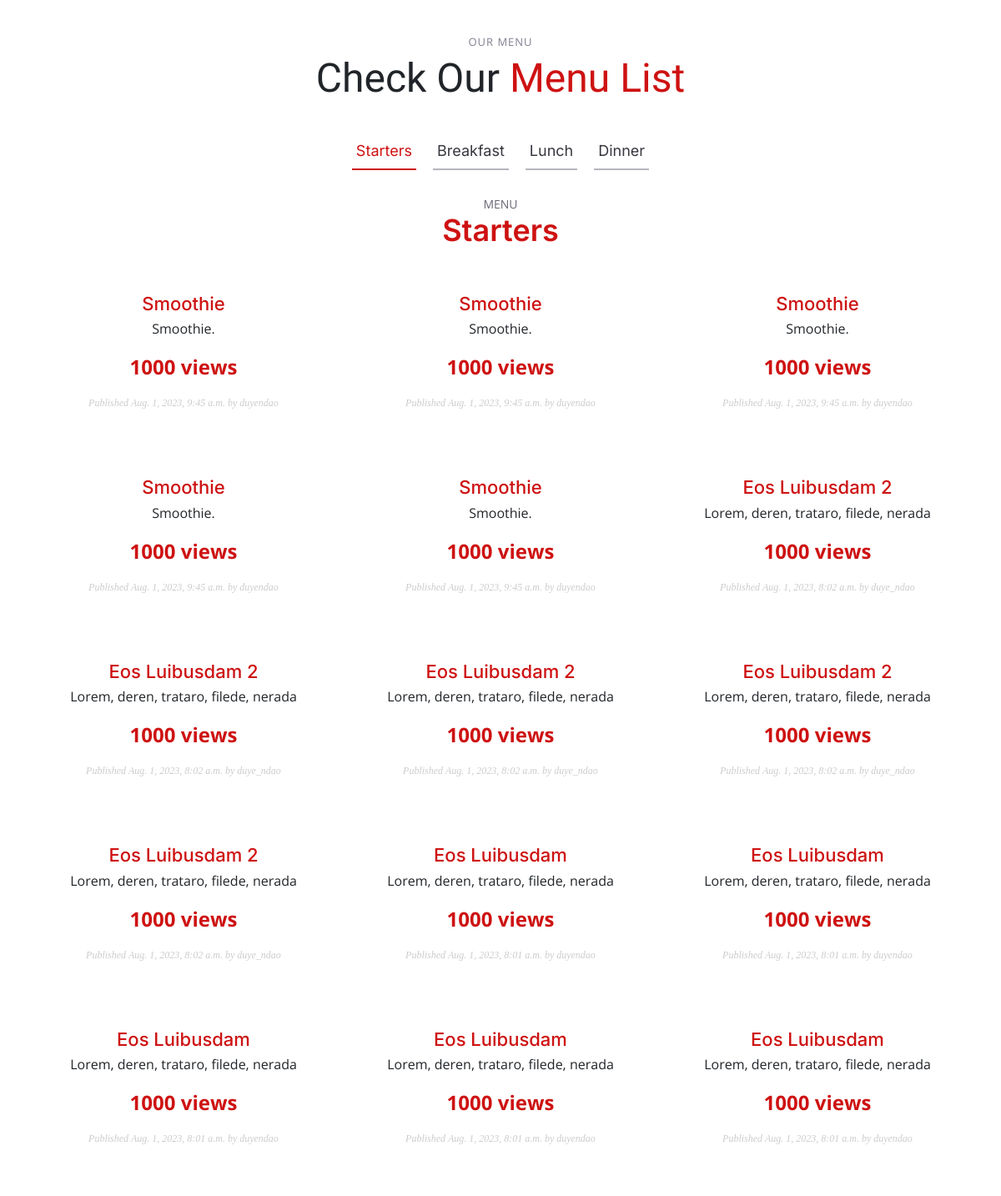
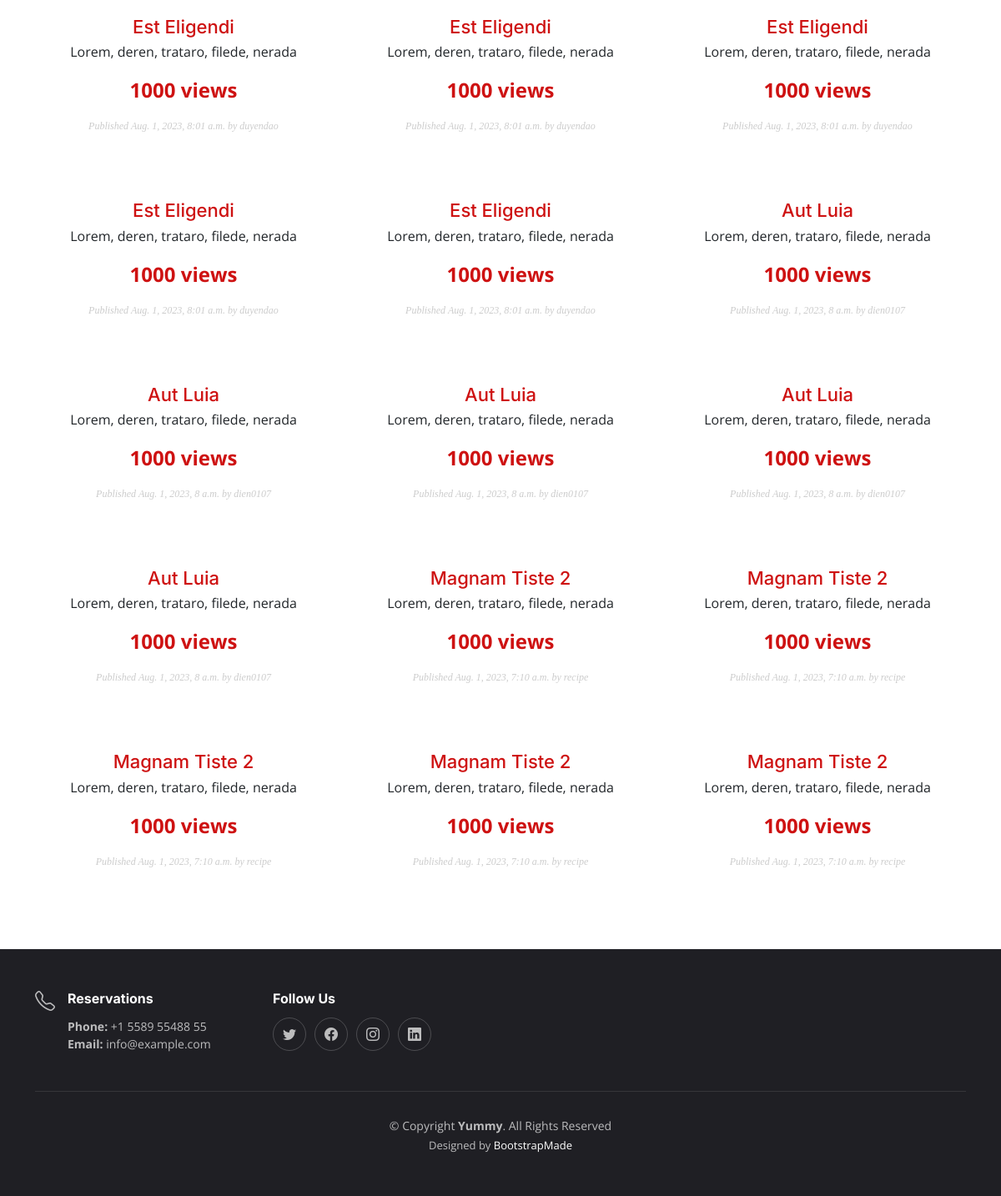
/recipe/ (lower part), run on an earlier commit of the app's database (2 pictures, top to bottom).
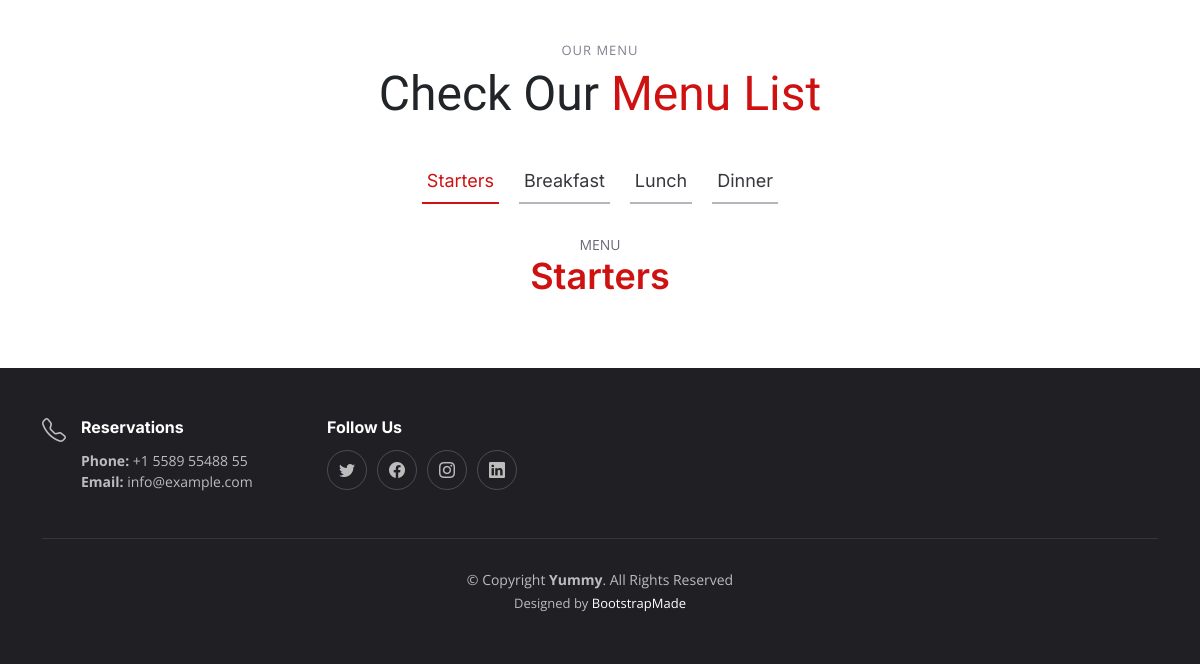
And on a later commit of the database.
### recipe/models.py (models this page shows, shortened)
class Post(models.Model):
    STATUS_CHOICES = ( ('draft', 'Draft'), ('published', 'Published'), )
    title = models.CharField(max_length=250)
    slug = models.SlugField(max_length=250, unique_for_date='publish')
    author = models.ForeignKey(User, on_delete=models.CASCADE, related_name='recipe_posts')
    body = models.TextField()
    image = models.ImageField(upload_to='posts/image/%Y/%m/%d/')
    video = models.FileField(upload_to='posts/video/%Y/%m/%d/')
    url = models.URLField()
    publish = models.DateTimeField(default=timezone.now)
    created = models.DateTimeField(auto_now_add=True)
    updated = models.DateTimeField(auto_now=True)
    status = models.CharField(max_length=10, choices=STATUS_CHOICES, default='draft')
    objects = models.Manager() # The default manager.
    published = PublishedManager() # Our custom manager.
    class Meta:
        ordering = ('-publish',)
    def get_absolute_url(self):
        return reverse('recipe:post_detail', args=[self.publish.year, self.publish.month, self.publish.day, self.slug])

### images/models.py (models this page shows, shortened)
class Image(models.Model):
    user = models.ForeignKey(settings.AUTH_USER_MODEL, related_name='images_created' , on_delete=models.CASCADE)
    title = models.CharField(max_length=200)
    slug = models.SlugField(max_length=200, blank=True)
    url = models.URLField()
    image = models.ImageField(upload_to='images/%Y/%m/%d/')
    description = models.TextField(blank=True)
    created = models.DateField(auto_now_add=True, db_index=True)
    users_like = models.ManyToManyField(settings.AUTH_USER_MODEL, related_name='images_liked', blank=True)

### account/views.py (the view)
# urls.py: path('', views.home, name='home'),
def home(request):
    object_list = Post.published.all()
    images = Image.objects.all()
    paginator = Paginator(object_list, 6)
    page = request.GET.get('page')
    try:
        posts = paginator.page(page)
    except PageNotAnInteger:
        posts = paginator.page(1)
    except EmptyPage:
        posts = paginator.page(paginator.num_pages)
    return render(request, 'account/home.html', {'section': 'home',
                                                 'posts': posts,
                                                 'images': images})

### recipe/models.py (called while the page is built)
    def get_queryset(self):
        return super(PublishedManager, self).get_queryset().filter(status='published')

### account/templates/account/home.html (shortened to what this page needs)
{% extends "base.html" %}
{% block content %}
    <main id="main">
        <section id="menu" class="menu">
            <div class="container" data-aos="fade-up">
                <div class="section-header">
                    <h2>Our Menu</h2>
                    <p>Check Our <span> Menu List</span></p>
                </div>
                <ul class="nav nav-tabs d-flex justify-content-center" data-aos="fade-up" data-aos-delay="200">
                    <li class="nav-item">
                        <a class="nav-link active show" data-bs-toggle="tab" data-bs-target="#menu-starters">
                            <h4>Starters</h4>
                        </a>
                    </li>
                    <li class="nav-item">
                        <a class="nav-link" data-bs-toggle="tab" data-bs-target="#menu-breakfast">
                            <h4>Breakfast</h4>
                        </a>
                    </li>
                    <li class="nav-item">
                        <a class="nav-link" data-bs-toggle="tab" data-bs-target="#menu-lunch">
                            <h4>Lunch</h4>
                        </a>
                    </li>
                    <li class="nav-item">
                        <a class="nav-link" data-bs-toggle="tab" data-bs-target="#menu-dinner">
                            <h4>Dinner</h4>
                        </a>
                    </li>
                </ul>
                <div class="tab-content" data-aos="fade-up" data-aos-delay="300">
                    <div class="tab-pane fade active show" id="menu-starters">
                        <div class="tab-header text-center">
                            <p>Menu</p>
                            <h3>Starters</h3>
                        </div>
                        <div class="row gy-5">
                            {% for post in posts %}
                                {% for image in images %}
                                    <div class="col-lg-4 menu-item">
                                        <a href="{{ post.get_absolute_url }}"><img src="{{ image.url }}" class="menu-img img-fluid" alt=""></a>
                                        <h4><a href="{{ post.get_absolute_url }}"> {{ post.title }} </a></h4>
                                        <p class="ingredients">
                                            {{ post.body|truncatewords:30|linebreaks }}
                                        </p>
                                        <p class="price">
                                            1000 views
                                        </p>
                                        <p class="date"> Published {{ post.publish }} by {{ post.author }} </p>
                                    </div>
                                {% endfor %}
                            {% endfor %}
                        </div>
                    </div>
                </div>
            </div>
        </section>
    </main>
{% endblock %}

What changed in the data, as far as the page shows it:
removed Post: title "Smoothie", body "Smoothie.", publish "Aug. 1, 2023, 9:45 a.m.", author "duyendao"
no longer on this page (row edited): Post: title "Eos Luibusdam 2", body "Lorem, deren, trataro, filede, nerada", publish "Aug. 1, 2023, 8:02 a.m.", author "duye_ndao"
removed Post: title "Eos Luibusdam", body "Lorem, deren, trataro, filede, nerada", publish "Aug. 1, 2023, 8:01 a.m.", author "duyendao"
no longer on this page (row edited): Post: title "Est Eligendi", body "Lorem, deren, trataro, filede, nerada", publish "Aug. 1, 2023, 8:01 a.m.", author "duyendao"
no longer on this page (row edited): Post: title "Aut Luia", body "Lorem, deren, trataro, filede, nerada", publish "Aug. 1, 2023, 8 a.m.", author "dien0107"
no longer on this page (row edited): Post: title "Magnam Tiste 2", body "Lorem, deren, trataro, filede, nerada", publish "Aug. 1, 2023, 7:10 a.m.", author "recipe"
